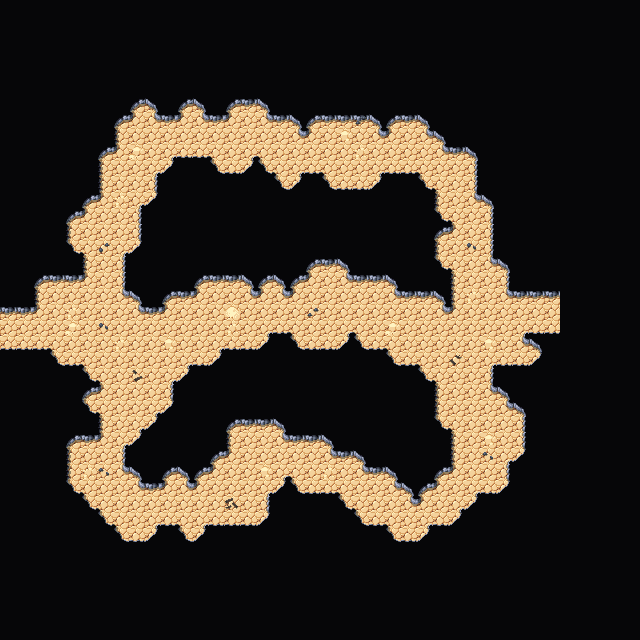

This is a level from a 2D game, rendered from its Tiled map with the project's own tilesets. A one-line summary and the map file follow, with tile-layer data summarised:
An orthogonal 40x40 tile map with 16x16 px tiles, 4 tile layers (Collision, Background, Walls, Clutter), 2 tilesets and 2 objects.

<map version="1.5" tiledversion="1.7.2" orientation="orthogonal" renderorder="right-down" width="40" height="40" tilewidth="16" tileheight="16" infinite="0" nextlayerid="7" nextobjectid="62">
 <editorsettings>
  <export target="wastetown..tmx" format="tmx" />
 </editorsettings>
 <tileset firstgid="1" source="../../../tileset/main.tsx" />
 <tileset firstgid="3477" source="../../../tileset/buildings.tsx" />
 <layer id="6" name="Collision" width="40" height="40">
  <data>[1600 cells, 0 non-empty, 0 distinct tile ids]</data>
 </layer>
 <layer id="1" name="Background" width="40" height="40">
  <data>[1600 cells, 1600 non-empty, 1 distinct tile ids]</data>
 </layer>
 <layer id="2" name="Walls" width="40" height="40">
  <data>[1600 cells, 1389 non-empty, 18 distinct tile ids]</data>
 </layer>
 <layer id="3" name="Clutter" width="40" height="40">
  <properties>
   <property name="spriteLayer" type="bool" value="true" />
  </properties>
  <data>[1600 cells, 27 non-empty, 11 distinct tile ids]</data>
 </layer>
 <objectgroup id="4" name="Objects">
  <object id="60" template="../../../obj/door_left.tx" x="544.333" y="320.667">
   <properties>
    <property name="teleport" value="../common/maps/map/cave/cave_multilevel_4/cave_23B9.tmx" />
    <property name="teleportObjectId" value="59" />
   </properties>
  </object>
  <object id="61" template="../../../obj/door_right.tx" x="0.43462" y="336.943">
   <properties>
    <property name="teleport" value="../common/maps/map/cave/cave_multilevel_4/cave_23B7.tmx" />
    <property name="teleportObjectId" value="62" />
   </properties>
  </object>
 </objectgroup>
</map>
